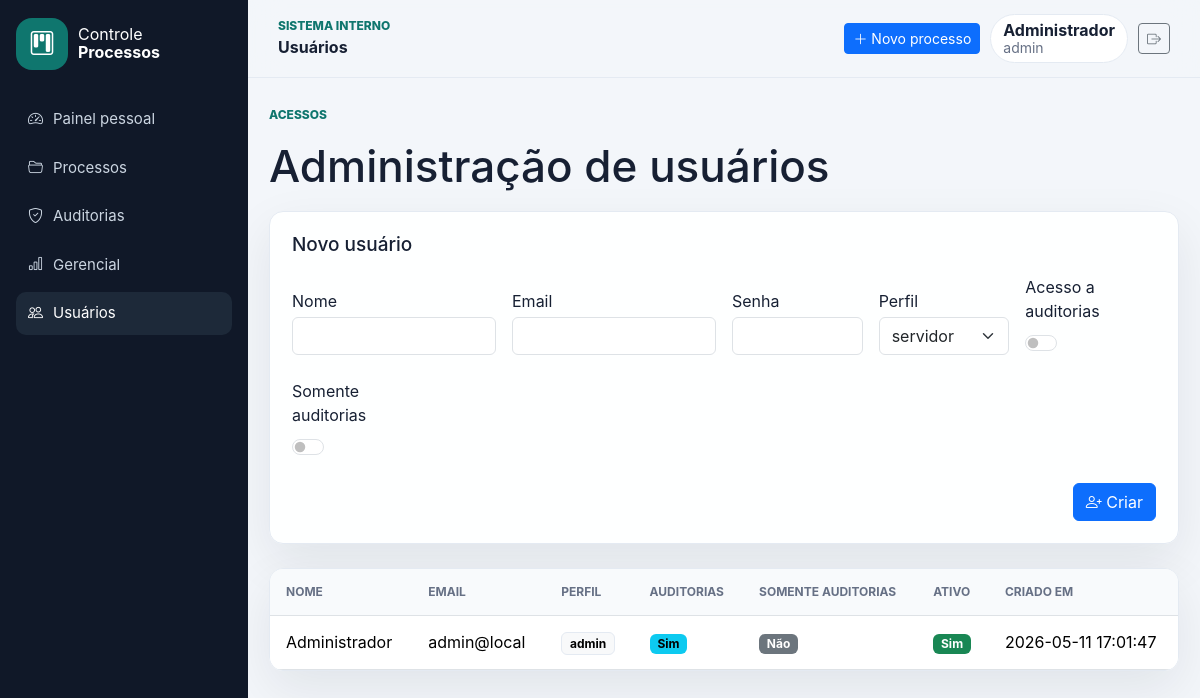
/users.php (signed in), run on the app's committed database.
### tables this page shows
CREATE TABLE users (
    id INT UNSIGNED AUTO_INCREMENT PRIMARY KEY,
    name VARCHAR(120) NOT NULL,
    email VARCHAR(160) NOT NULL UNIQUE,
    password_hash VARCHAR(255) NOT NULL,
    role ENUM('servidor', 'coordenador', 'admin') NOT NULL DEFAULT 'servidor',
    active TINYINT(1) NOT NULL DEFAULT 1,
    audit_access TINYINT(1) NOT NULL DEFAULT 0,
    audit_only TINYINT(1) NOT NULL DEFAULT 0,
    created_at TIMESTAMP NOT NULL DEFAULT CURRENT_TIMESTAMP
);

### app/config.php (called while the page is built, shortened)
<?php
return [
    'app_name' => 'Controle de Processos',
    'base_path' => '/controle-de-processos/public',
    'database' => [
        'host' => '127.0.0.1',
        'port' => '3306',
        'name' => 'controle_processos',
        'user' => 'root',
        'password' => '',
        'charset' => 'utf8mb4',
    ],
    'dropdowns' => [
        'workflow' => ['A iniciar', 'Em andamento', 'Concluido', 'N/A'],
        'status' => ['Aberto', 'Arquivado (concluido)', 'Arquivar'],
        'roles' => ['servidor', 'coordenador', 'admin'],
    ],
    'excel_columns' => [
        'Numero do Processo' => 'process_number',
        'Número do Processo' => 'process_number',
        'DATA DA ATUALIZACAO' => 'updated_at',
        'DATA DA ATUALIZAÇÃO' => 'updated_at',
        'Responsavel pela Resposta' => 'response_owner',
        'Responsável pela Resposta' => 'response_owner',
        'Prazo (em dias)' => 'deadline_days',
        'Descricao Geral' => 'general_description',
        'Descrição Geral' => 'general_description',
        'Descricao Detalhada' => 'detailed_description',
        'Descrição Detalhada' => 'detailed_description',
        'Comentarios/anotacoes' => 'notes',
        'Comentários/anotações' => 'notes',
        'Orgao Solicitante' => 'requesting_agency',
        'Órgão Solicitante' => 'requesting_agency',
        'Data de assinatura (Oficio GAB)' => 'gab_signature_date',
        'Data de assinatura (Ofício GAB)' => 'gab_signature_date',
        'Prazo Interno (OFICIO GAB/SNBA)' => 'internal_deadline_gab',
        'Prazo Interno (OFÍCIO GAB/SNBA)' => 'internal_deadline_gab',
        'Prazo Interno AJUSTADO' => 'adjusted_internal_deadline',
        'Prazo Externo/MDS' => 'external_deadline_mds',
        'Responsavel pela Revisao' => 'review_owner',
        'Responsável pela Revisão' => 'review_owner',
        'Resposta' => 'response_status',
        'Revisao Andrea' => 'andrea_review_status',
        'Revisão Andrea' => 'andrea_review_status',
        'Assinado' => 'signed_status',
        'Enviado Gab' => 'sent_gab_status',
        'Data envio GAB' => 'gab_sent_date',
        'STATUS' => 'status',
        'Bloco interno' => 'internal_block',
    ],
];

### app/bootstrap.php (called while the page is built, shortened)
<?php
$config = require __DIR__ . '/config.php';
require __DIR__ . '/helpers.php';

### app/helpers.php (called while the page is built, shortened)
<?php
function config(?string $key = null, mixed $default = null): mixed
{
    global $config;
    $value = $config;
    foreach (explode('.', $key) as $part) {
        $value = $value[$part];
    }
    return $value;
}
function db(): PDO
{
    static $pdo = null;
    if ($pdo instanceof PDO) {
        return $pdo;
    }
    $db = config('database');
    $dsn = sprintf(
        'mysql:host=%s;port=%s;dbname=%s;charset=%s',
        $db['host'],
        $db['port'],
        $db['name'],
        $db['charset']
    );
    $pdo = new PDO($dsn, $db['user'], $db['password'], [
        PDO::ATTR_ERRMODE => PDO::ERRMODE_EXCEPTION,
        PDO::ATTR_DEFAULT_FETCH_MODE => PDO::FETCH_ASSOC,
    ]);
    return $pdo;
}
function e(?string $value): string
{
    return htmlspecialchars((string) $value, ENT_QUOTES, 'UTF-8');
}
function url(string $path = ''): string
{
    return rtrim(config('base_path'), '/') . '/' . ltrim($path, '/');
}
function current_user(): ?array
{
    return (new UserRepository())->findActive((int) $_SESSION['user_id']);
}
function require_login(): array
{
    $user = current_user();
    return $user;
}
function can_manage(array $user): bool
{
    return in_array($user['role'], ['admin', 'coordenador'], true);
}
function is_audit_only(array $user): bool
{
    return !empty($user['audit_only']);
}
function can_access_process_area(array $user): bool
{
    return !is_audit_only($user);
}
function can_access_audits(array $user): bool
{
    return can_manage($user) || !empty($user['audit_access']) || is_audit_only($user);
}
function require_role(array $roles): array
{
    $user = require_login();
    return $user;
}

### app/Repositories/UserRepository.php (called while the page is built, shortened)
<?php
class UserRepository
{
    public function findActive(int $id): ?array
    {
        $select = 'SELECT id, name, email, role';
        if ($this->hasAuditAccessColumn()) {
            $select .= ', audit_access';
        } else {
            $select .= ', 0 AS audit_access';
        }
        if ($this->hasAuditOnlyColumn()) {
            $select .= ', audit_only';
        } else {
            $select .= ', 0 AS audit_only';
        }
        $stmt = \db()->prepare($select . ' FROM users WHERE id = ? AND active = 1');
        $stmt->execute([$id]);
        $user = $stmt->fetch();
        return $user ?: null;
    }
    public function all(): array
    {
        $select = 'SELECT id, name, email, role, active, created_at';
        if ($this->hasAuditAccessColumn()) {
            $select .= ', audit_access';
        } else {
            $select .= ', 0 AS audit_access';
        }
        if ($this->hasAuditOnlyColumn()) {
            $select .= ', audit_only';
        } else {
            $select .= ', 0 AS audit_only';
        }
        return \db()->query($select . ' FROM users ORDER BY name')->fetchAll();
    }
    private function hasAuditAccessColumn(): bool
    {
        static $hasColumn = null;
        if ($hasColumn !== null) {
            return $hasColumn;
        }
        $stmt = \db()->prepare('SELECT COUNT(*) FROM information_schema.COLUMNS WHERE TABLE_SCHEMA = DATABASE() AND TABLE_NAME = ? AND COLUMN_NAME = ?');
        $stmt->execute(['users', 'audit_access']);
        $hasColumn = (int) $stmt->fetchColumn() > 0;
        return $hasColumn;
    }
    private function hasAuditOnlyColumn(): bool
    {
        static $hasColumn = null;
        if ($hasColumn !== null) {
            return $hasColumn;
        }
        $stmt = \db()->prepare('SELECT COUNT(*) FROM information_schema.COLUMNS WHERE TABLE_SCHEMA = DATABASE() AND TABLE_NAME = ? AND COLUMN_NAME = ?');
        $stmt->execute(['users', 'audit_only']);
        $hasColumn = (int) $stmt->fetchColumn() > 0;
        return $hasColumn;
    }
}

### public/users.php (the view, shortened to what this page needs)
<?php
require __DIR__ . '/../app/bootstrap.php';
$user = require_role(['admin', 'coordenador']);
$repo = new UserRepository();
$users = $repo->all();
$pageTitle = 'Usuários';
$activeNav = 'users';
require __DIR__ . '/../views/header.php';
require __DIR__ . '/../views/nav.php';
?>
<main class="content-shell">
    <section class="page-title-row">
        <div>
            <p class="section-kicker">Acessos</p>
            <h1>Administração de usuários</h1>
        </div>
    </section>
    <section class="app-card mb-4">
        <div class="card-head"><h2>Novo usuário</h2></div>
        <form method="post" class="row g-3 align-items-end">
            <div class="col-md-3"><label class="form-label">Nome<input class="form-control mt-1" name="name" required></label></div>
            <div class="col-md-3"><label class="form-label">Email<input class="form-control mt-1" type="email" name="email" required></label></div>
            <div class="col-md-2"><label class="form-label">Senha<input class="form-control mt-1" type="password" name="password" required></label></div>
            <div class="col-md-2">
                <label class="form-label">Perfil
                    <select class="form-select mt-1" name="role">
                        <?php foreach (config('dropdowns.roles') as $role): ?>
                            <option value="<?= e($role) ?>"><?= e($role) ?></option>
                        <?php endforeach; ?>
                    </select>
                </label>
            </div>
            <div class="col-md-2">
                <label class="form-label d-block">Acesso a auditorias
                    <div class="form-check form-switch mt-2">
                        <input class="form-check-input" type="checkbox" name="audit_access" value="1">
                    </div>
                </label>
            </div>
            <div class="col-md-2">
                <label class="form-label d-block">Somente auditorias
                    <div class="form-check form-switch mt-2">
                        <input class="form-check-input" type="checkbox" name="audit_only" value="1">
                    </div>
                </label>
            </div>
            <div class="col-md-12 d-flex justify-content-end"><button class="btn btn-primary" type="submit"><i class="bi bi-person-plus"></i> Criar</button></div>
        </form>
    </section>
    <section class="app-card p-0 overflow-hidden">
        <table class="table modern-table mb-0">
            <thead><tr><th>Nome</th><th>Email</th><th>Perfil</th><th>Auditorias</th><th>Somente Auditorias</th><th>Ativo</th><th>Criado em</th></tr></thead>
            <tbody>
                <?php foreach ($users as $item): ?>
                    <tr>
                        <td><?= e($item['name']) ?></td>
                        <td><?= e($item['email']) ?></td>
                        <td><span class="badge text-bg-light"><?= e($item['role']) ?></span></td>
                        <td><?= !empty($item['audit_access']) || in_array($item['role'], ['admin', 'coordenador'], true) ? '<span class="badge text-bg-info">Sim</span>' : '<span class="badge text-bg-secondary">Não</span>' ?></td>
                        <td><?= !empty($item['audit_only']) ? '<span class="badge text-bg-warning">Sim</span>' : '<span class="badge text-bg-secondary">Não</span>' ?></td>
                        <td><?= $item['active'] ? '<span class="badge text-bg-success">Sim</span>' : '<span class="badge text-bg-secondary">Não</span>' ?></td>
                        <td><?= e($item['created_at']) ?></td>
                    </tr>
                <?php endforeach; ?>
            </tbody>
        </table>
    </section>
</main>
<?php require __DIR__ . '/../views/app_end.php'; ?>
<?php require __DIR__ . '/../views/footer.php'; ?>

### views/nav.php
<?php $navUser = current_user(); ?>
<aside class="app-sidebar">
    <a class="sidebar-brand" href="<?= url('dashboard.php') ?>">
        <span class="brand-mark"><i class="bi bi-kanban"></i></span>
        <span>Controle<br><strong>Processos</strong></span>
    </a>
    <nav class="sidebar-nav">
        <?php if ($navUser && can_access_process_area($navUser)): ?>
            <a class="<?= ($activeNav ?? '') === 'dashboard' ? 'active' : '' ?>" href="<?= url('dashboard.php') ?>"><i class="bi bi-speedometer2"></i> Painel pessoal</a>
            <a class="<?= ($activeNav ?? '') === 'processes' ? 'active' : '' ?>" href="<?= url('processes.php') ?>"><i class="bi bi-folder2-open"></i> Processos</a>
        <?php endif; ?>
        <?php if ($navUser && can_access_audits($navUser)): ?>
            <a class="<?= ($activeNav ?? '') === 'audits' ? 'active' : '' ?>" href="<?= url('audits.php') ?>"><i class="bi bi-shield-check"></i> Auditorias</a>
        <?php endif; ?>
        <?php if ($navUser && can_manage($navUser)): ?>
            <a class="<?= ($activeNav ?? '') === 'management' ? 'active' : '' ?>" href="<?= url('management.php') ?>"><i class="bi bi-bar-chart"></i> Gerencial</a>
            <a class="<?= ($activeNav ?? '') === 'users' ? 'active' : '' ?>" href="<?= url('users.php') ?>"><i class="bi bi-people"></i> Usuários</a>
        <?php endif; ?>
    </nav>
</aside>
<div class="app-main">
    <header class="app-topbar">
        <div>
            <p class="topbar-kicker mb-0">Sistema interno</p>
            <strong><?= e($pageTitle ?? 'Controle de Processos') ?></strong>
        </div>
        <div class="topbar-actions">
            <?php if (($activeNav ?? '') === 'audits' && $navUser && can_edit_audits($navUser)): ?>
                <a class="btn btn-primary btn-sm" href="<?= url('audit_form.php') ?>"><i class="bi bi-plus-lg"></i> Nova auditoria</a>
            <?php elseif ($navUser && can_access_process_area($navUser)): ?>
                <a class="btn btn-primary btn-sm" href="<?= url('process_form.php') ?>"><i class="bi bi-plus-lg"></i> Novo processo</a>
            <?php endif; ?>
            <div class="user-chip">
                <span><?= e($navUser['name'] ?? '') ?></span>
                <small><?= e($navUser['role'] ?? '') ?></small>
            </div>
            <a class="btn btn-outline-secondary btn-sm" href="<?= url('logout.php') ?>"><i class="bi bi-box-arrow-right"></i></a>
        </div>
    </header>

### public/assets/styles.css (style rules this page uses)
:root { --bg: #f3f6fa; --surface: #ffffff; --ink: #172033; --muted: #667085; --line: #e4eaf2; --primary: #0f766e; --primary-2: #115e59; --danger: #be123c; --warning: #b45309; --sidebar: #101828; --sidebar-soft: #1d2939; --radius: 14px; }
* { box-sizing: border-box; }
body { min-height: 100vh; color: var(--ink); background: var(--bg); font-family: Inter, "Segoe UI", Arial, sans-serif; }
a { text-decoration: none; }
.login-icon, .brand-mark { display: inline-grid; place-items: center; width: 52px; height: 52px; border-radius: 16px; background: var(--primary); color: #fff; font-size: 24px; }
.login-card, .app-card, .filter-card, .hero-panel, .detail-hero { background: rgba(255, 255, 255, 0.96); border: 1px solid var(--line); border-radius: var(--radius); box-shadow: 0 18px 50px rgba(16, 24, 40, 0.08); }
.app-body { display: grid; grid-template-columns: 248px minmax(0, 1fr); }
.app-sidebar { position: sticky; top: 0; height: 100vh; padding: 18px 16px; background: var(--sidebar); color: #fff; }
.sidebar-brand { display: flex; align-items: center; gap: 10px; color: #fff; font-size: 16px; line-height: 1.1; margin-bottom: 28px; }
.sidebar-nav { display: grid; gap: 6px; }
.sidebar-nav a { display: flex; align-items: center; gap: 10px; color: #cbd5e1; padding: 10px 12px; border-radius: 10px; font-size: 15px; }
.sidebar-nav a:hover, .sidebar-nav a.active { color: #fff; background: var(--sidebar-soft); }
.app-main { min-width: 0; }
.app-topbar { position: sticky; top: 0; z-index: 10; display: flex; justify-content: space-between; align-items: center; gap: 16px; min-height: 74px; padding: 14px 30px; background: rgba(243, 246, 250, 0.86); backdrop-filter: blur(16px); border-bottom: 1px solid var(--line); }
.topbar-kicker, .section-kicker { color: var(--primary); font-size: 12px; font-weight: 800; letter-spacing: 0; text-transform: uppercase; }
.topbar-actions { display: flex; align-items: center; gap: 10px; flex-wrap: wrap; }
.user-chip { display: grid; gap: 0; padding: 7px 12px; border: 1px solid var(--line); border-radius: 999px; background: #fff; }
.user-chip span { font-weight: 700; line-height: 1.1; }
.user-chip small { color: var(--muted); line-height: 1.1; }
.content-shell { width: min(1260px, calc(100% - 42px)); margin: 28px auto 54px; }
.hero-panel h1, .detail-hero h1, .page-title-row h1 { margin: 0; font-size: clamp(28px, 4vw, 44px); }
.page-title-row, .card-head { display: flex; justify-content: space-between; align-items: center; gap: 16px; margin-bottom: 18px; }
.card-head h2 { font-size: 19px; margin: 0; }
.app-card, .filter-card { padding: 22px; }
.modern-table th { color: #667085; background: #f8fafc; font-size: 12px; text-transform: uppercase; letter-spacing: 0; }
.modern-table td, .modern-table th { padding: 14px 16px; vertical-align: middle; }
.badge.text-bg-light { border: 1px solid var(--line); }

### data on the page
users: name "Administrador", role "admin", email "admin@local", audit_access "Sim", audit_only "Não", active "Sim", created_at "2026-05-11 17:01:47"

### other printed values
$pageTitle "Usuários"
form field role "servidor"
